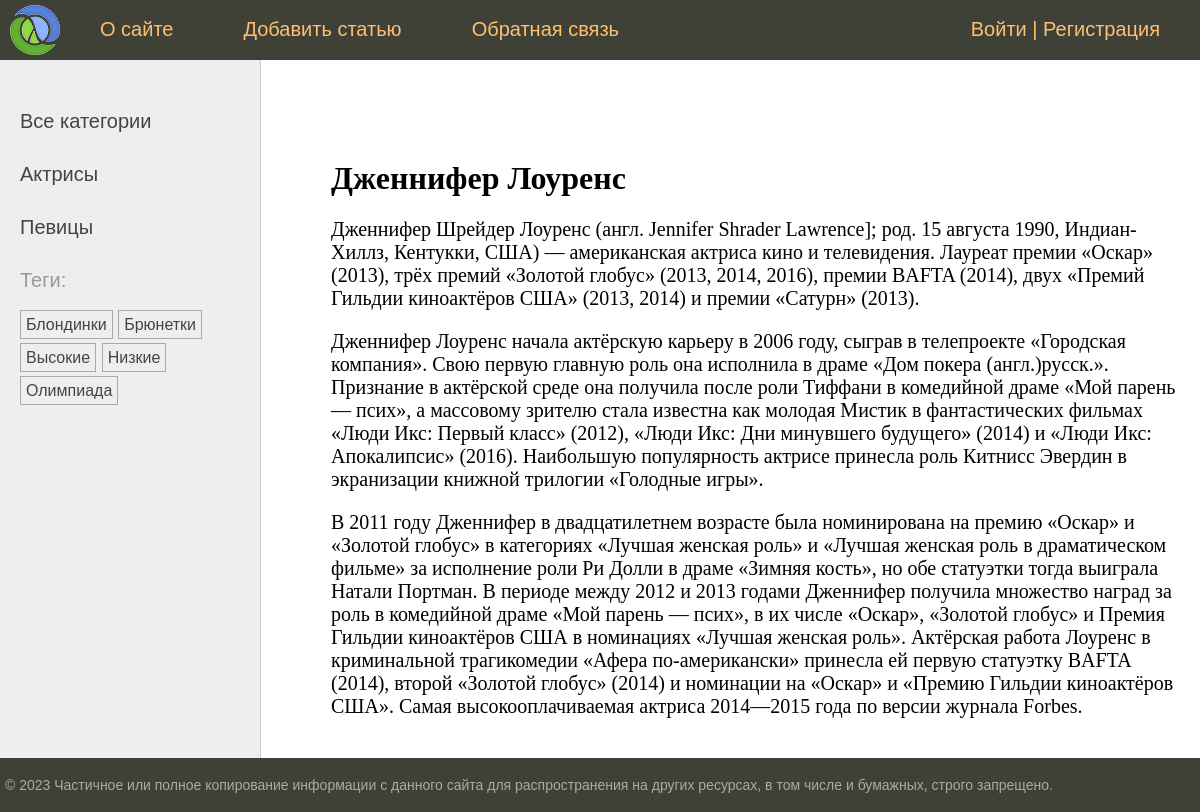
The app's page /post/dzhennifer-lourens/, older data.
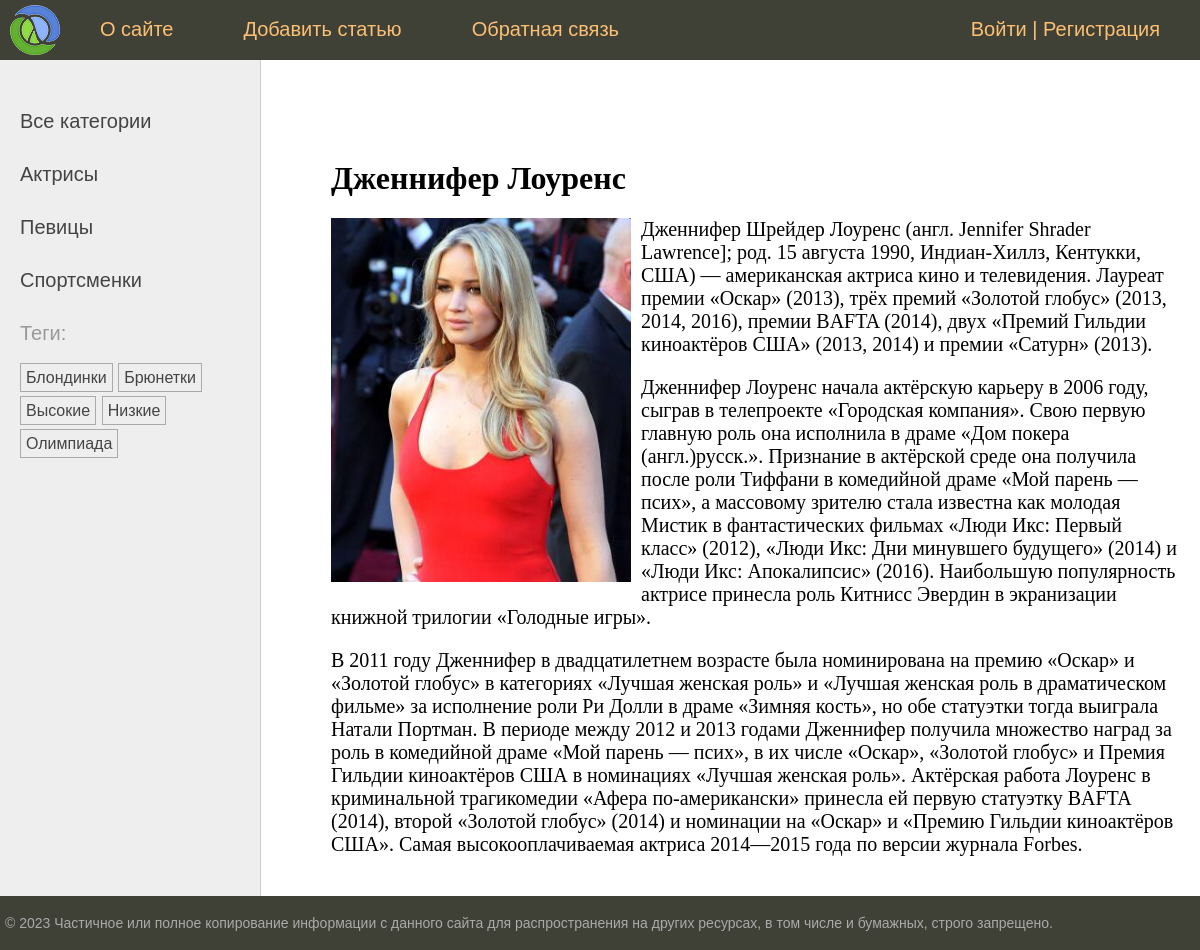
The same page, newer data.
### women/models.py (models this page shows, shortened)
class Category(models.Model):
    name = models.CharField(max_length=100, db_index=True, verbose_name="Категория")
    slug = models.SlugField(max_length=255, unique=True, db_index=True)
    class Meta:
        verbose_name = "Категория"
        verbose_name_plural = "Категории"
    def get_absolute_url(self):
        return reverse("category", kwargs={"cat_slug": self.slug})

class TagPost(models.Model):
    tag = models.CharField(max_length=100, db_index=True)
    slug = models.SlugField(max_length=255, db_index=True, unique=True)
    def get_absolute_url(self):
        return reverse("tag", kwargs={"tag_slug": self.slug})

class Women(models.Model):
    class Status(models.IntegerChoices):
        DRAFT = 0, "Черновик"
        PUBLISHED = 1, "Опубликовано"
    title = models.CharField(max_length=255, verbose_name="Заголовок")
    slug = models.SlugField(
        max_length=255,
        db_index=True,
        unique=True,
        validators=[
            MinLengthValidator(5),
            MaxLengthValidator(100),
        ],
    )
    content = models.TextField(blank=True, verbose_name="Текст статьи")
    time_create = models.DateTimeField(auto_now_add=True, verbose_name="Время создания")
    time_update = models.DateTimeField(auto_now=True, verbose_name="Время изменения")
    is_published = models.BooleanField(
        choices=tuple(map(lambda x: (bool(x[0]), x[1]), Status.choices)),
        default=Status.DRAFT,
        verbose_name="Статус",
    )
    cat = models.ForeignKey(
        "Category",
        on_delete=models.PROTECT,
        related_name="posts",
        verbose_name="Категория",
    )
    tags = models.ManyToManyField(
        "TagPost", blank=True, related_name="tags", verbose_name="Теги"
    )
    husband = models.OneToOneField(
        "Husband",
        on_delete=models.SET_NULL,
        null=True,
        blank=True,
        related_name="wuman",
        verbose_name="Муж",
    )
    photo = models.ImageField(
        upload_to="photos/%Y/%m/%d/",
        default=None,
        blank=True,
        null=True,
        verbose_name="Фото",
    )
    objects = models.Manager()
    published = PublishedManager()
    class Meta:
        verbose_name = "Известные женщины"
        verbose_name_plural = "Известные женщины"
        ordering = ["-time_create"]
        indexes = [
            models.Index(fields=["-time_create"]),
        ]

### women/views.py (the view)
# urls.py: path("post/<slug:post_slug>/", views.ShowPost.as_view(), name="post"),
class ShowPost(DataMixin, DetailView):
    template_name = "women/post.html"
    slug_url_kwarg = "post_slug"
    context_object_name = "post"
    def get_context_data(self, **kwargs):
        context = super().get_context_data(**kwargs)
        return self.get_mixin_context(context, title=context["post"].title)
    def get_object(self, queryset=None):
        return get_object_or_404(Women.published, slug=self.kwargs[self.slug_url_kwarg])

### users/context_processors.py (called while the page is built)
def get_women_context(request):
    return {'mainmenu': menu}

### women/models.py (called while the page is built)
    def get_queryset(self):
        return super().get_queryset().filter(is_published=Women.Status.PUBLISHED)

### women/templatetags/women_tags.py (called while the page is built)
@register.inclusion_tag("women/list_tags.html")
def show_all_tags():
    return {
        "tags": TagPost.objects.annotate(total=Count("tags")).filter(
            total__gt=0
        )
    }

@register.inclusion_tag("women/list_categories.html")
def show_categories(cat_selected_id=0):
    cats = Category.objects.annotate(total=Count("posts")).filter(total__gt=0)
    return {"cats": cats, "cat_selected": cat_selected_id}

### women/utils.py (called while the page is built)
    def get_mixin_context(self, context, **kwargs):
        context["cat_selected"] = None
        context.update(kwargs)
        return context

### women/templates/women/post.html (shortened to what this page needs)
{% extends 'base.html' %}
{% block content %}
    <h1>{{ post.title }}</h1>
    {% if post.photo %}
        <img class="img-article-left" src="{{ post.photo.url }}"></p>
    {% endif %}
    {{ post.content|linebreaks }}
{% endblock %}

### women/templates/women/list_categories.html
{% for cat in cats %}
    {% if cat.id == cat_selected %}
        <li class="selected">{{ cat.name }}</li>
    {% else %}
        <li><a href="{{ cat.get_absolute_url }}">{{ cat.name }}</a></li>
    {% endif %}
{% endfor %}

### women/templates/women/list_tags.html
{% if tags %}
    Теги:</p>
    <ul class="tags-list">
        {% for t in tags %}
            <li><a href="{{ t.get_absolute_url }}">{{ t.tag }}</a></li>
        {% endfor %}
    </ul>
{% endif %}

Row changes from the older to the newer data that the page shows:
now on this page (row unchanged): Category: name "Спортсменки"
changed Women "Дженнифер Лоуренс": photo: picture added
